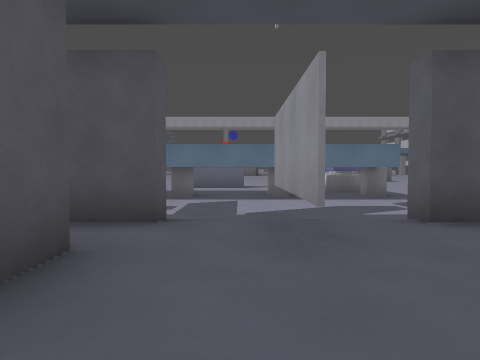
view 1 (above)

16 first-person views from a walk through a 3-D level made in the Godot game engine. The camera is 1.2 m above the floor, tilts 2° down and sees 70° across. The floor is counted in squares, 2 m on a side. Each view is taken from the middle of a square. On the plan, view 1 faces up. The plan holds only what a view shows up to about 10 squares ahead; the rest is blank. The place goes on beyond the plan.

view 2
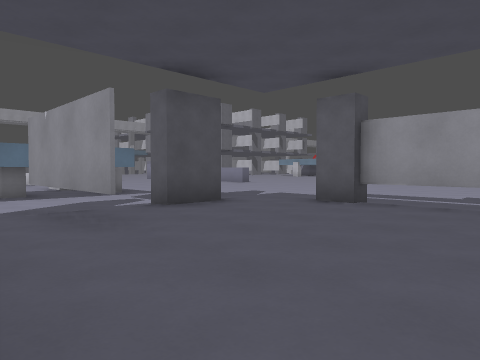

view 3
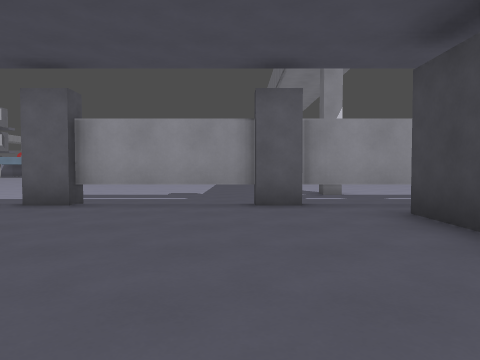

view 4
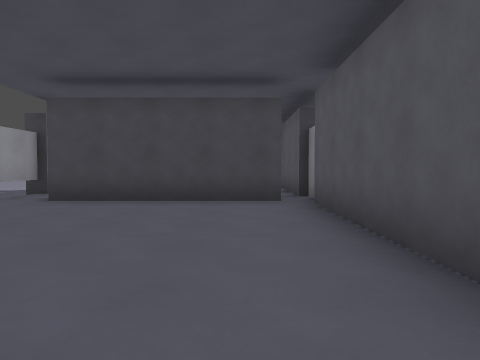

view 5
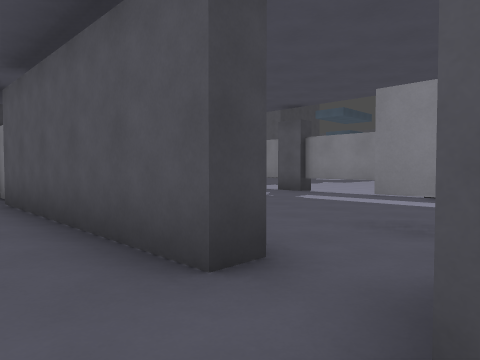

view 6
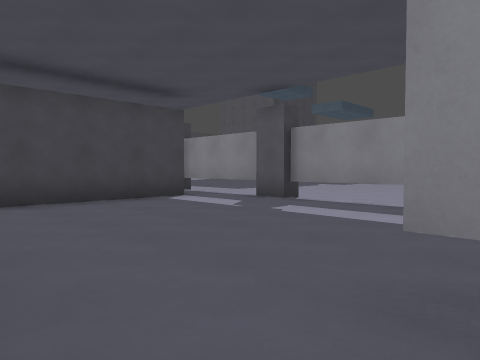

view 7
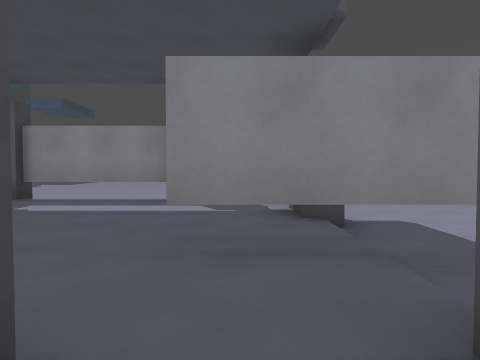

view 8
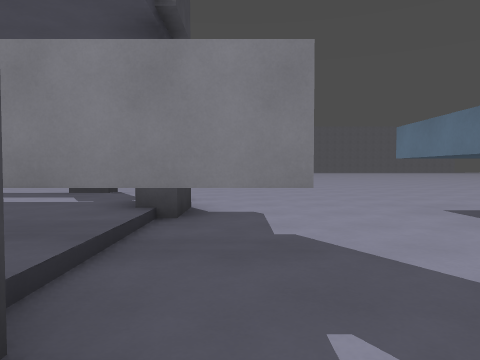

view 9
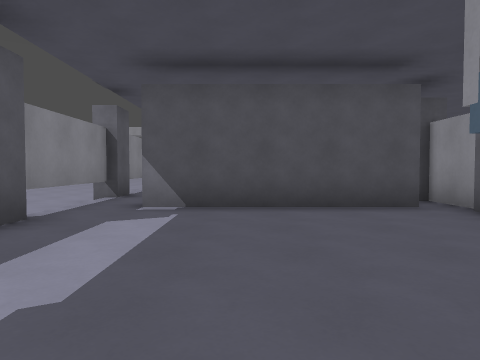

view 10
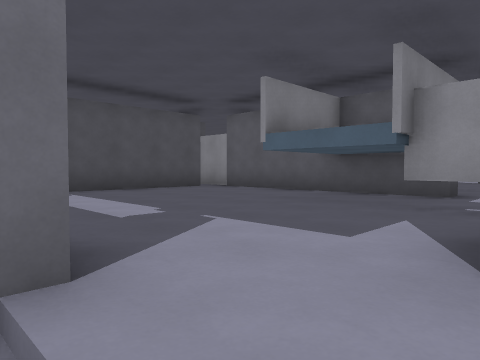

view 11
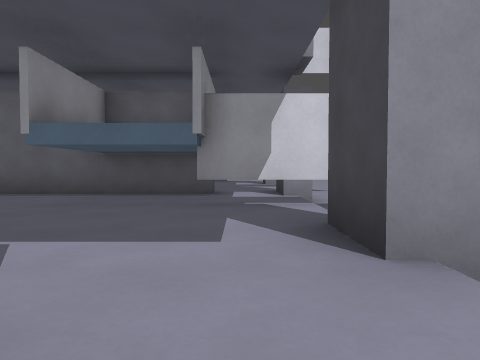

view 12
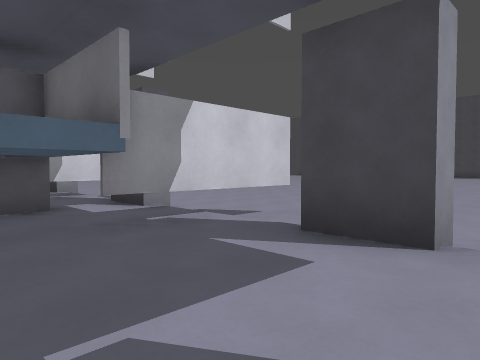

view 13
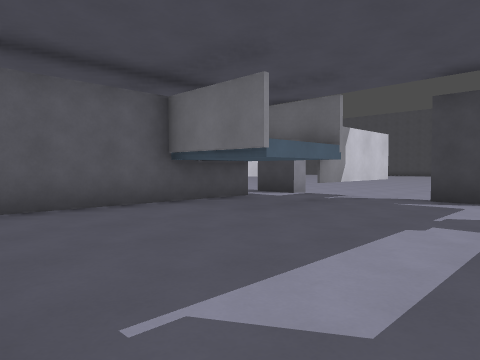

view 14
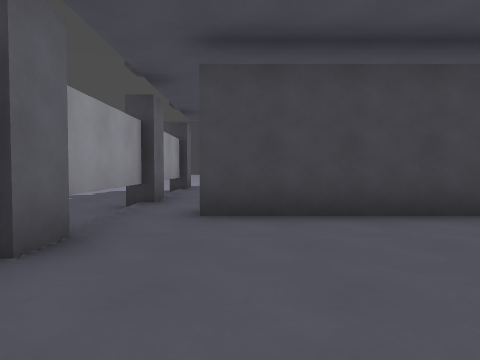

view 15
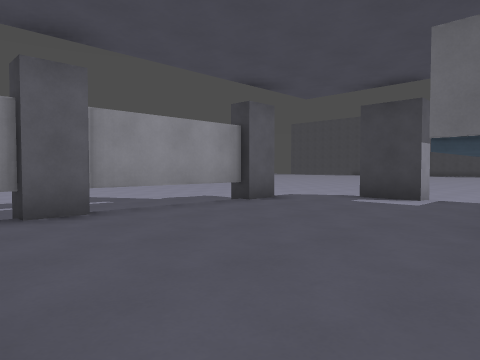

view 16
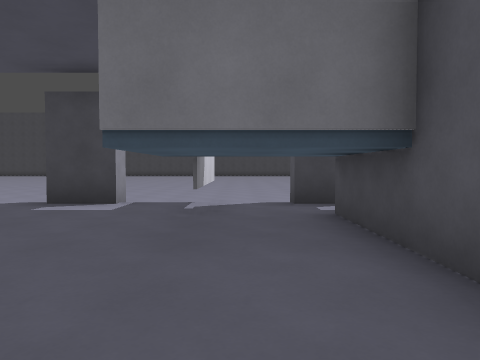

### Floor plan
Key: @ floor where view 1 was taken; # wall or solid block; x gap in a wall; . main floor; - floor 0.25 m lower than the main floor; / step, stairs or slope; ^ raised ledge; T thing the floor can be seen under or through.
Columns run from 9 left of view 1 to 10 right of it. Each row starts with its distance up from view 1.
 10 --
  9 ---    ######-
  8 ---##  ######-
  7 --------------
  6 ------------- ^-
  5 -----T----#-- ---
  4 --/#xT/##/#x#/---
  3  -...T....#...-----
  2  #.....#......T-----
  1 -T.....#......T-----
  0 -T.....#.@....T----
 -1 -T.....#......T----
 -2 -T.....##.....T-
 -3 -T.####.#####.T--#-
 -4 -T......#.....T----
 -5  T.....##.....T----
 -6   .....#......T----
 -7   .....#......T---
 -8   ...TT####...T----
 -9  #...TTT# #...T----
-10  -...T....#...----
-11  -/###/##/###/-

Positions as (right, up) in squares from view 1, and headings:
1: (0, 0), facing up
2: (-1, -1), facing up-right
3: (-1, -1), facing right
4: (0, 3), facing down
5: (0, 4), facing down-left
6: (-2, 3), facing down-left
7: (-1, 3), facing left
8: (-1, 5), facing left
9: (-5, -9), facing up
10: (-8, -11), facing up-right
11: (-8, -10), facing right
12: (-7, -8), facing down-right
13: (-7, -4), facing down-right
14: (3, 1), facing down
15: (0, -4), facing down-right
16: (0, -5), facing down
